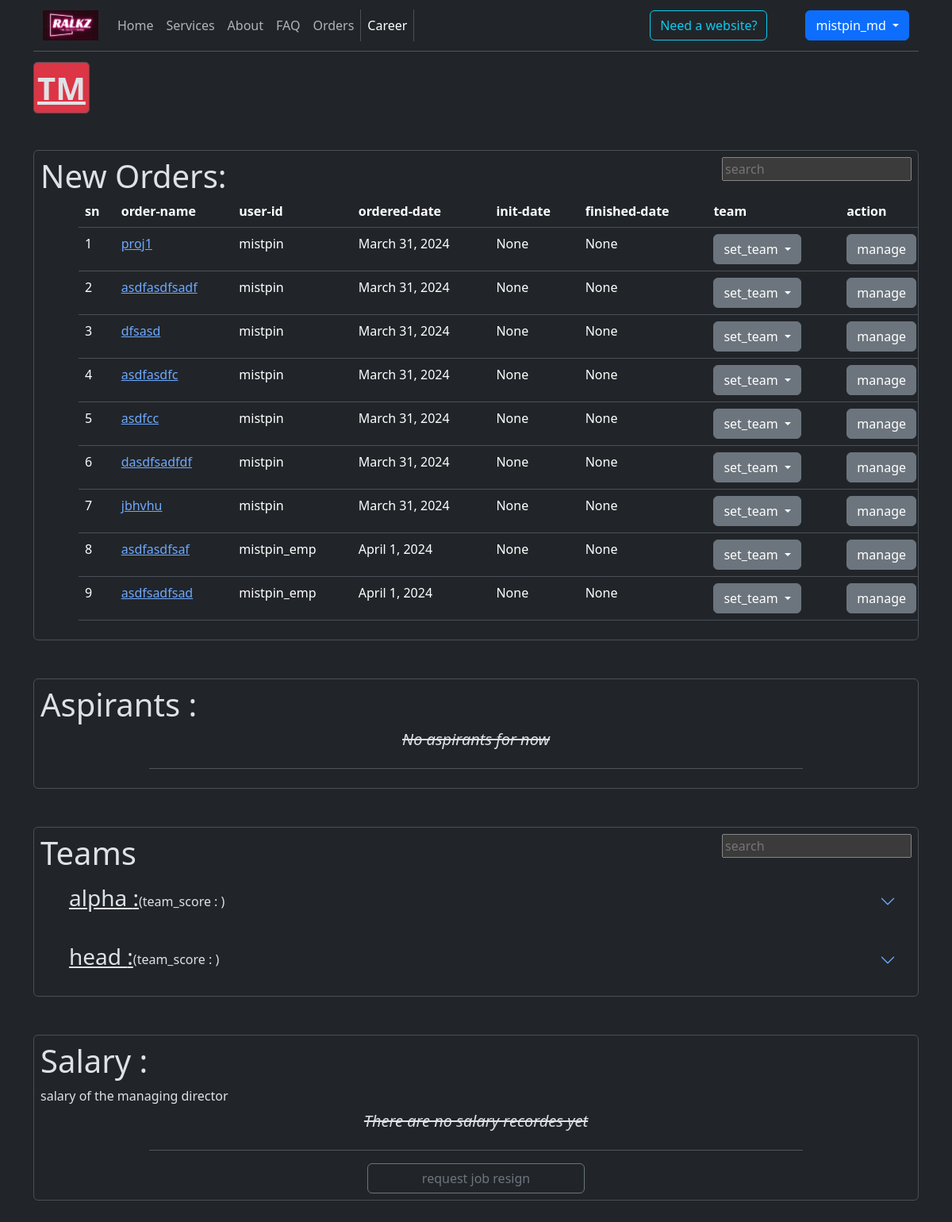
The app's page /emp/tm/ (signed in), older data.
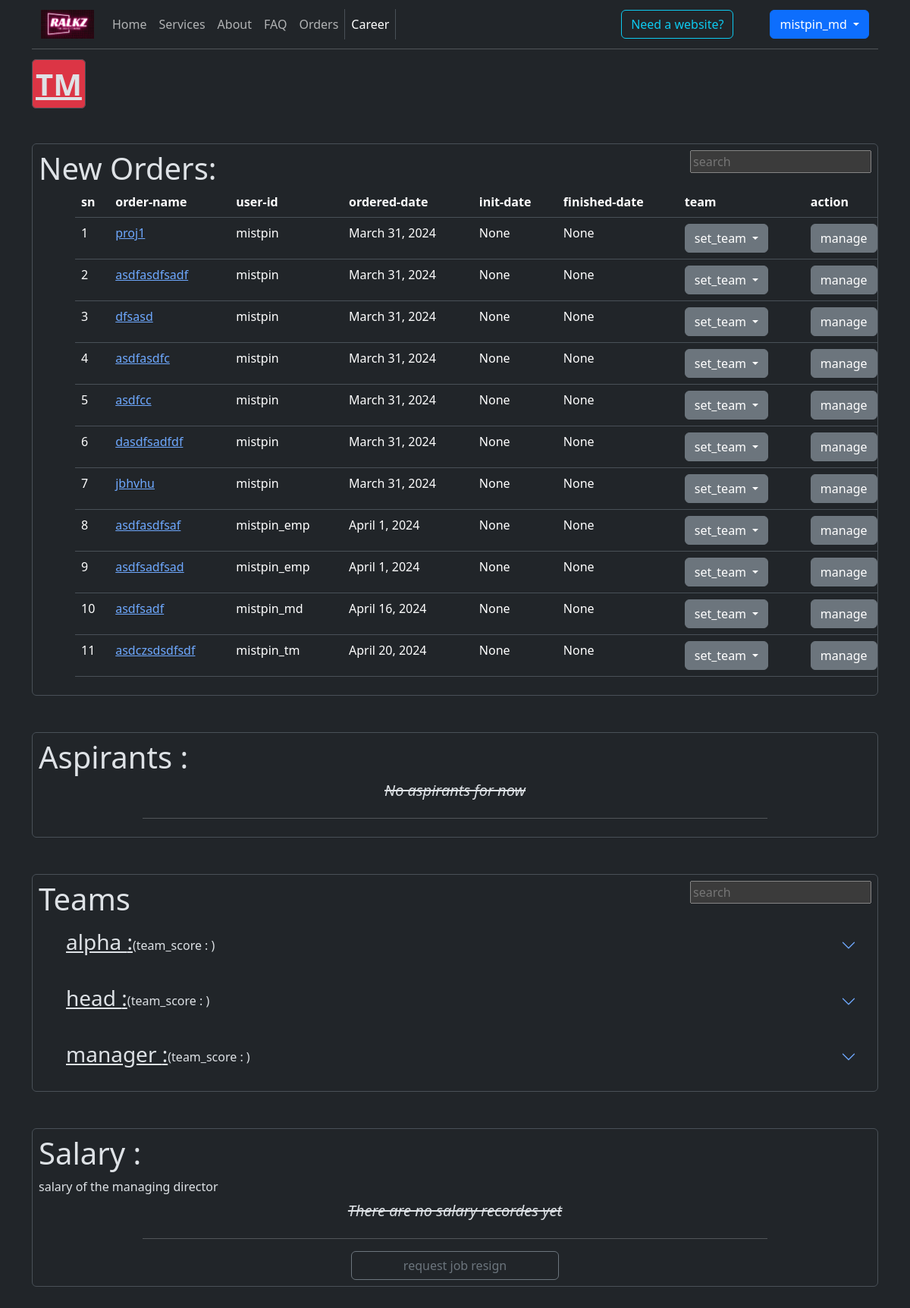
The same page, newer data.
### Home/models.py (models this page shows)
class Project(models.Model):
    id = models.SmallAutoField(primary_key=True)
    owner = models.ForeignKey(RalkzUser, on_delete=models.PROTECT)
    project_name = models.CharField(max_length=20)
    status = models.CharField(max_length=20, default="order placed")
    project_description = models.TextField()
    ordered_date = models.DateField(auto_now_add=True)
    project_init_date = models.DateField(null=True, blank=True)
    project_finish_date = models.DateField(null=True, blank=True)
    user_agreement = models.FileField(null=True, blank=True)
    git_link = models.TextField(null=True, blank=True)
    project_team = models.CharField(max_length=20, null=True, blank=True)
    estimated_cost = models.IntegerField(null=True, blank=True)
    is_update = models.BooleanField(default=False)
    root_project = models.ForeignKey('self',on_delete=models.PROTECT, null=True, blank=True)  # the base project id of the update is linked here.

### Auth/models.py (models this page shows)
class RalkzUser(AbstractUser):
    username = models.CharField(max_length=150, unique=True, primary_key=True)
    phone = models.CharField(max_length=10)
    address = models.TextField(max_length=200)
    email = models.EmailField(max_length=30, unique=True, null=True)
    full_name = models.CharField(max_length=30, default="NULL")
    accept_privacy_policy = models.BooleanField(default=False)
    is_employee = models.BooleanField(default=False)
    is_aspirant = models.BooleanField(default=False)
    email_verified = models.BooleanField(default=False)
    phone_verified = models.BooleanField(default=False)
    pass_hist = models.TextField(max_length=10000) #password history
    REQUIRED_FIELDS = ['phone',  'full_name', 'email']
    USERNAME_FIELD = "username"

### Employee/views.py (the view, shortened to what this page needs)
# urls.py: path('tm/',views.tm),
@login_required
def tm(request, **kwrgs):
    if request.method == "POST":
        proj = Project.objects.get(project_name=request.POST.get('project'))
        proj.project_team = request.POST.get('group')
        proj.save()
        print(proj.project_team)
        return redirect('/emp/tm/')
    user = get_user(request)
    employee = Employee.objects.get(user_name = user)
    team_data = Team.objects.all()
    teams = {}
    team_projs={}
    for team in team_data.values('team_name').distinct():
        team_emps = []
        for employee_obj in team_data.filter(team_name=team.get('team_name')):
            emp = {'employee_id': employee_obj.employee_id,
                   'employee_pos': EmployeePosition.objects.filter(employee=Employee.objects.get(employee_id = employee_obj.employee_id)).order_by('-date')[0].position,
                   }
            team_emps.append(emp)
        teams[team.get('team_name')] = team_emps
        team_projs[team.get('team_name')] = Project.objects.filter(project_team=team.get('team_name'))
        print(team_projs.get('alpha'))
    data = {
        'salary':  Salary.objects.filter(employee = employee),
        'teams' : teams,
        'team_projs': team_projs,
        'aspirants': Aspirants.objects.all().filter(user__is_employee = False),
        'fresh_orders':Project.objects.all().order_by('ordered_date').filter(project_team=None),
        'orders':Project.objects.all().order_by('ordered_date'),
        'finance': Income.objects.all().order_by('time'),
    }
    return render(request, 'employee_tm.html', {'data':data})

### Templates/employee_tm.html (shortened to what the changed rows need)
{% extends "outline.html" %}
{% load static %}
{% block body %}
<section class="">
    <div class="border rounded p-2 overflow-hidden my-5 ">
        {% if data.fresh_orders %}
            <table  class="table ms-5 ">
                <tr>
                    <th>sn</th>
                    <th>order-name</th>
                    <th>user-id</th>
                    <th>ordered-date</th>
                    <th>init-date</th>
                    <th>finished-date</th>
                    <th>team</th>
                    <th>action</th>
                </tr>
                {% for order in  data.fresh_orders%}
                    <tr>
                        <td>{{forloop.counter}}</td>
                        <td><a href="/orders/oid/{{order.project_name}}">{{order.project_name}}</a></td>
                        <td>{{order.owner}}</td>
                        <td>{{order.ordered_date}}</td>
                        <td>{{order.project_init_date}}</td>
                        <td>{{order.project_finish_date}}</td>
                        {% if order.project_team%}
                            <td>{{order.project_team}}</td>
                        {% else %}
                            <td>
                                <div class="dropdown">
                                    <a class="btn btn-secondary dropdown-toggle" href="#" role="button" data-bs-toggle="dropdown" aria-expanded="false">
                                      set_team
                                    </a>
                                  </div>
                            </td>
                        {% endif %}
                        <td><a href="" class="btn btn-secondary">manage</a></td>
                    </tr>
                {% endfor %}
            </table>
        {% else %}
            <i class="h5 text-center d-block m-2 text-decoration-line-through ">No orders yet</i>
            <div class="d-flex flex-column">
                <hr class="w-75 align-self-center ">
            </div>
        {% endif %}
    </div>
    <div class="border rounded p-2 overflow-hidden my-5 ">
        {% if data.teams %}
        {% for name, team in  data.teams.items%}
        <div class="accordion accordion-flush" id="accordionFlushExample">
            <div class="accordion-item">
                <h2 class="accordion-header">
                    <button class="accordion-button collapsed" type="button" data-bs-toggle="collapse" data-bs-target="#flush-collapse{{forloop.counter}}" aria-expanded="false" aria-controls="flush-collapse{{forloop.counter}}">
                        <span class="h3 text-decoration-underline ms-3 ">{{name}} : </span><span class="fs-6 text-decoration-none ">(team_score : )</span>
                    </button>
                </h2>
            </div>
        </div>
        {% endfor %}
        {% else %}
        <i class="h5 text-center d-block m-2 text-decoration-line-through ">No teams yet.</i>
        <div class="d-flex flex-column">
            <hr class="w-75 align-self-center ">
        </div>
        {% endif %}
    </div>
</section>
{% endblock body %}

Row changes from the older to the newer data that the page shows:
added Project: project_name "asdfsadf", owner "mistpin_md", ordered_date "April 16, 2024", project_init_date "None", project_finish_date "None"
added Project: project_name "asdczsdsdfsdf", owner "mistpin_tm", ordered_date "April 20, 2024", project_init_date "None", project_finish_date "None"
Text that changed along with them:
new list line: "manager : (team_score : )"
